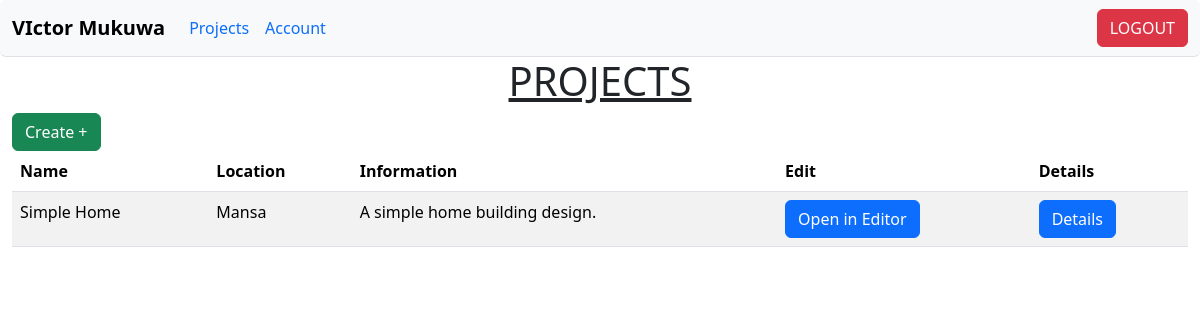
The page /user/ (signed in) on the database its author committed.
### user/models.py (models this page shows)
class User(AbstractUser):
    email = models.EmailField(unique=True)
    username = None
    USERNAME_FIELD = "email"
    REQUIRED_FIELDS = ['firstname', 'lastname']

### editor/models.py (models this page shows)
class BuildingProject(models.Model):
    user = models.ForeignKey(settings.AUTH_USER_MODEL, on_delete=models.CASCADE)
    creation_date = models.DateTimeField(default=timezone.now)
    published = models.BooleanField(default=False)
    data = models.JSONField()
    info = models.TextField()
    location = models.CharField(
        max_length=100,
        choices = [("Chipata", "Chipata"), ("Choma", "Choma"), ("Isoka", "Isoka"), ("Kabompo", "Kabompo"), ("Kabwe", "Kabwe"), ("Kafironda", "Kafironda"), ("Kafue", "Kafue"), ("Kalabo", "Kalabo"), ("Kaoma", "Kaoma"), ("Kasama", "Kasama"), ("Kasempa", "Kasempa"), ("Kawambwa", "Kawambwa"), ("Livingstone", "Livingstone"), ("Lundazi", "Lundazi"), ("Lusaka", "Lusaka"), ("Magoye", "Magoye"), ("Mansa", "Mansa"), ("Mbala", "Mbala"), ("Mfuwe", "Mfuwe"), ("Misamfu", "Misamfu"), ("Mkushi", "Mkushi"), ("Mongu", "Mongu"), ("Mount Makulu", "Mount Makulu"), ("Mpika", "Mpika"), ("Msekera", "Msekera"), ("Mumbwa", "Mumbwa"), ("Petauke", "Petauke"), ("Samya", "Samya"), ("Senanga", "Senanga"), ("Serenje", "Serenje"), ("Sesheke", "Sesheke"), ("Solwezi", "Solwezi"), ("Zambezi", "Zambezi")]
    )
    name = models.TextField()
    simulation_results = models.JSONField(null=True)
    uuid = models.TextField()

### user/views.py (the view)
# urls.py: path("" , views.dashboard , name="dashboard"),
@login_required(login_url="user:logout")
def dashboard(request):
    ctx = {
        "user" : request.user
    }
    return render(request, "user/dashboard.html" , ctx)

### user/templates/user/dashboard.html (shortened to what this page needs)
{% extends "user/dashboard_base.html" %}
{% load static %}
{% block content %}
    <h1 class="text-center"><u>PROJECTS</u></h1>
    <button class="btn btn-success" command="show-modal" commandfor="create-project-dialog" role="dialog">Create +</button>
    <table class="table table-hover table-striped">
        <thead>
            <tr>
                <td class="fw-bolder">Name</td>
                <td class="fw-bolder">Location</td>
                <td class="fw-bolder">Information</td>
                <td class="fw-bolder">Edit</td>
                <td class="fw-bolder">Details</td>
            </tr>
        </thead>
        <tbody>
            {% for building_project in user.buildingproject_set.all %}
                <tr>
                    <td>{{building_project.name}}</td>
                    <td>{{building_project.location}}</td>
                    <td>{{building_project.info}}</td>
                    <td><a class="btn btn-primary" href="{% url 'editor:index' building_project.uuid %}">Open in Editor</a></td>
                    <td><a class="btn btn-primary" href="{% url 'user:project_details' building_project.uuid %}">Details</a></td>
                </tr>
            {% endfor %}
        </tbody>
    </table>
{% endblock %}

### user/templates/user/dashboard_base.html (shortened to what this page needs)
{% load static %}
<!DOCTYPE html>
<html>
    <head>
        <link href="{% static 'bootstrap-5.3.3/css/bootstrap.min.css' %}" rel="stylesheet" />
    </head>
    <body>
        <nav class="border-bottom navbar navbar-expand-lg bg-body-tertiary rounded" aria-label="Eleventh navbar example">
            <div class="container-fluid">
                <a class="fw-bolder navbar-brand" href="#">{{user.first_name}} {{user.last_name}}</a>
                <div class="collapse navbar-collapse" id="navbarsExample09">
                    <ul class="navbar-nav me-auto mb-2 mb-lg-0">
                        <li class="nav-item">
                            <a class="link-primary nav-link" aria-current="page" href="{% url 'user:dashboard' %}">Projects</a>
                        </li>
                        <li class="nav-item">
                            <a class="link-primary nav-link" href="{% url 'user:account' %}">Account</a>
                        </li>
                    </ul>
                    <div>
                        <a class="btn btn-danger" href="{% url 'user:logout' %}">LOGOUT</a>
                    </div>
                </div>
            </div>
        </nav>
        <main class="container-fluid">
            {% block content %}{% endblock %}
        </main>
    </body>
</html>

### rows shown on the page
User: first_name "VIctor", last_name "Mukuwa"
BuildingProject: name "Simple Home", location "Mansa", info "A simple home building design."
